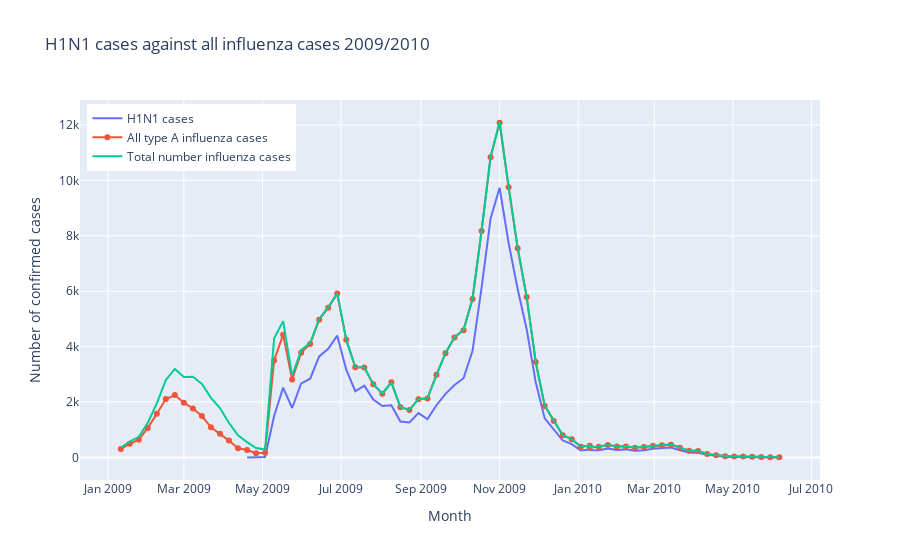

This figure's notebook cell:
### Code cell
# Plotting H1N1 cases against all influenza cases (all types A and B)

fig = go.Figure()
date = df_report['date']
h1n1 = df_report['AH1N12009']
all_a = df_report['INF_A']
all_inf = df_report['ALL_INF']

fig.add_trace(go.Scatter(x=date, y=h1n1,
                    mode='lines',
                    name='H1N1 cases'))
fig.add_trace(go.Scatter(x=date, y=all_a,
                    mode='lines+markers',
                    name='All type A influenza cases'))
fig.add_trace(go.Scatter(x=date, y=all_inf,
                    mode='lines', name='Total number influenza cases'))

fig.update_layout(title='H1N1 cases against all influenza cases 2009/2010',
                   xaxis_title='Month',
                   yaxis_title='Number of confirmed cases')
fig.update_layout(legend=dict(
    yanchor="top",
    y=0.99,
    xanchor="left",
    x=0.01
))
fig.show()
